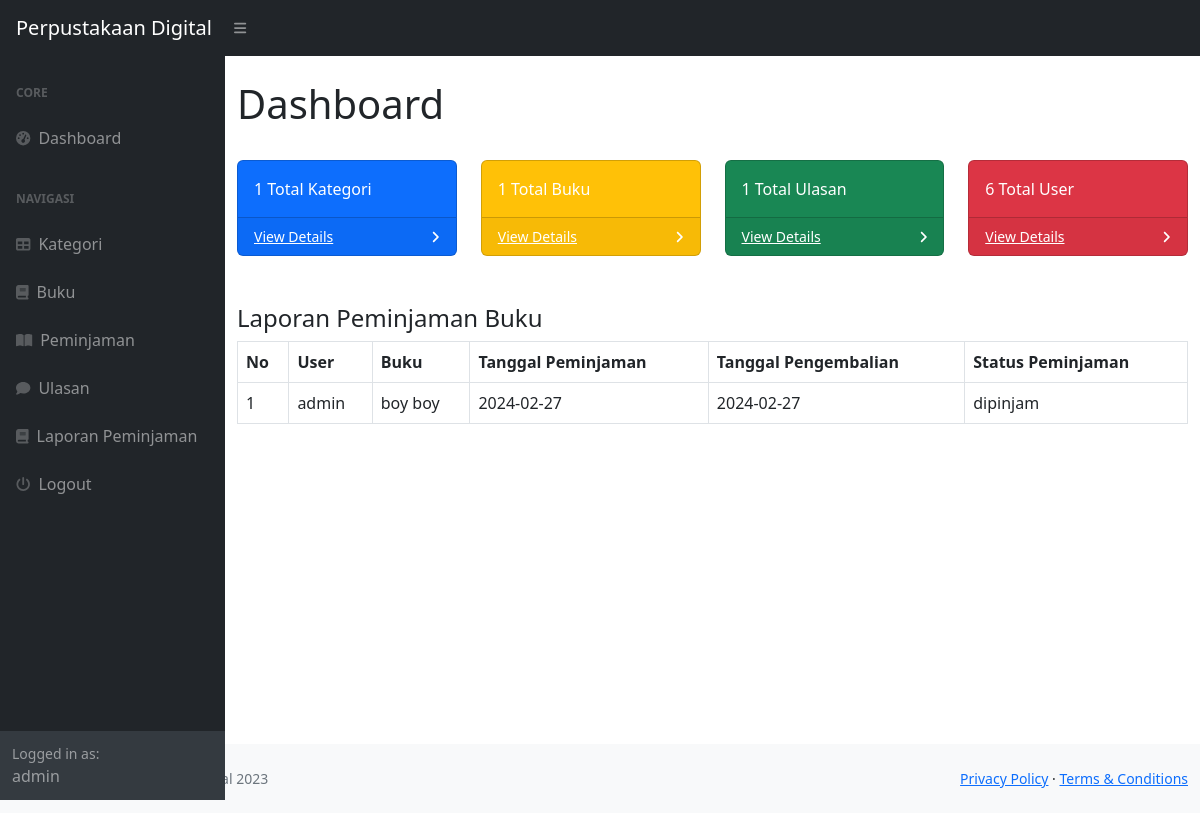
The page /index.php (signed in) on the database its author committed.
### tables this page shows
CREATE TABLE `peminjaman` (
  `peminjaman_id` int(11) NOT NULL,
  `user_id` int(11) NOT NULL,
  `buku_id` int(11) NOT NULL,
  `tanggal_peminjaman` date NOT NULL,
  `tanggal_pengembalian` date NOT NULL,
  `status_peminjaman` enum('dipinjam','dikembalikan') NOT NULL
);

CREATE TABLE `user` (
  `user_id` int(11) NOT NULL,
  `nama` varchar(255) NOT NULL,
  `username` varchar(255) NOT NULL,
  `password` varchar(255) NOT NULL,
  `email` varchar(255) NOT NULL,
  `alamat` text NOT NULL,
  `no_telepon` varchar(255) NOT NULL,
  `level` enum('petugas','peminjam','admin') NOT NULL
);

CREATE TABLE `buku` (
  `buku_id` int(11) NOT NULL,
  `judul` varchar(255) NOT NULL,
  `penulis` varchar(255) NOT NULL,
  `penerbit` varchar(255) NOT NULL,
  `tahun_terbit` int(11) NOT NULL,
  `id_kategori` int(11) NOT NULL
);

### home.php (the view, shortened to what this page needs)
<h1 class="mt-4">Dashboard</h1>
<div class="row">
    <div class="col-xl-3 col-md-6">
        <div class="card bg-primary text-white mb-4">
            <div class="card-body">
                <?php
                    echo mysqli_num_rows(mysqli_query($koneksi, "SELECT*FROM kategori"));
                    ?>
                Total Kategori</div>
            <div class="card-footer d-flex align-items-center justify-content-between">
                <a class="small text-white stretched-link" href="?page=kategori">View Details</a>
                <div class="small text-white"><i class="fas fa-angle-right"></i></div>
            </div>
        </div>
    </div>
    <div class="col-xl-3 col-md-6">
        <div class="card bg-warning text-white mb-4">
            <div class="card-body">
                <?php
                    echo mysqli_num_rows(mysqli_query($koneksi, "SELECT*FROM buku"));
                ?>
                Total Buku</div>
            <div class="card-footer d-flex align-items-center justify-content-between">
                <a class="small text-white stretched-link" href="?page=buku">View Details</a>
                <div class="small text-white"><i class="fas fa-angle-right"></i></div>
            </div>
        </div>
    </div>
    <div class="col-xl-3 col-md-6">
        <div class="card bg-success text-white mb-4">
            <div class="card-body">
                <?php
                    echo mysqli_num_rows(mysqli_query($koneksi, "SELECT*FROM ulasan"));
                ?>
                Total Ulasan</div>
            <div class="card-footer d-flex align-items-center justify-content-between">
                <a class="small text-white stretched-link" href="?page=ulasan">View Details</a>
                <div class="small text-white"><i class="fas fa-angle-right"></i></div>
            </div>
        </div>
    </div>
    <?php
    if($_SESSION['user']['level'] !='peminjam'){
?>
    <div class="col-xl-3 col-md-6">
        <div class="card bg-danger text-white mb-4">
            <div class="card-body">
            <?php
                    echo mysqli_num_rows(mysqli_query($koneksi, "SELECT*FROM user"));
                ?>
                Total User</div>
            <div class="card-footer d-flex align-items-center justify-content-between">
                <a class="small text-white stretched-link" href="?page=user">View Details</a>
                <div class="small text-white"><i class="fas fa-angle-right"></i></div>
            </div>
        </div>
    </div>
</div>
<?php
        }
    ?>
<?php
    if($_SESSION['user']['level'] !='peminjam'){
?>
<h4>Laporan Peminjaman Buku</h4>
<table class="table table-bordered" id="dataTable" width="100" cellspacing="0">
    <tr>
        <th>No</th>
        <th>User</th>
        <th>Buku</th>
        <th>Tanggal Peminjaman</th>
        <th>Tanggal Pengembalian</th>
        <th>Status Peminjaman</th>
    </tr>
    <?php
            $i = 1;
                $query = mysqli_query($koneksi, "SELECT*FROM peminjaman LEFT JOIN user on user.user_id = peminjaman.user_id
                LEFT JOIN buku on buku.buku_id = peminjaman.buku_id");
                while($data = mysqli_fetch_array($query)){
                    ?>
    <tr>
        <td><?php echo $i++; ?></td>
        <td><?php echo $data['nama']; ?></td>
        <td><?php echo $data['judul']; ?></td>
        <td><?php echo $data['tanggal_peminjaman']; ?></td>
        <td><?php echo $data['tanggal_pengembalian']; ?></td>
        <td><?php echo $data['status_peminjaman']; ?></td>
    </tr>
    <?php
        }
    ?>
</table>
<?php
    }
?>
</div>
</div>
</div>

### rows shown on the page
peminjaman: user.nama "admin", buku.judul "boy boy", tanggal_peminjaman "2024-02-27", tanggal_pengembalian "2024-02-27", status_peminjaman "dipinjam"

### other values the page prints
$_SESSION['user']['nama'] "admin"
mysqli_num_rows(mysqli_query($koneksi, "SELECT*FROM kategori")) "1"
mysqli_num_rows(mysqli_query($koneksi, "SELECT*FROM buku")) "1"
mysqli_num_rows(mysqli_query($koneksi, "SELECT*FROM ulasan")) "1"
mysqli_num_rows(mysqli_query($koneksi, "SELECT*FROM user")) "6"
